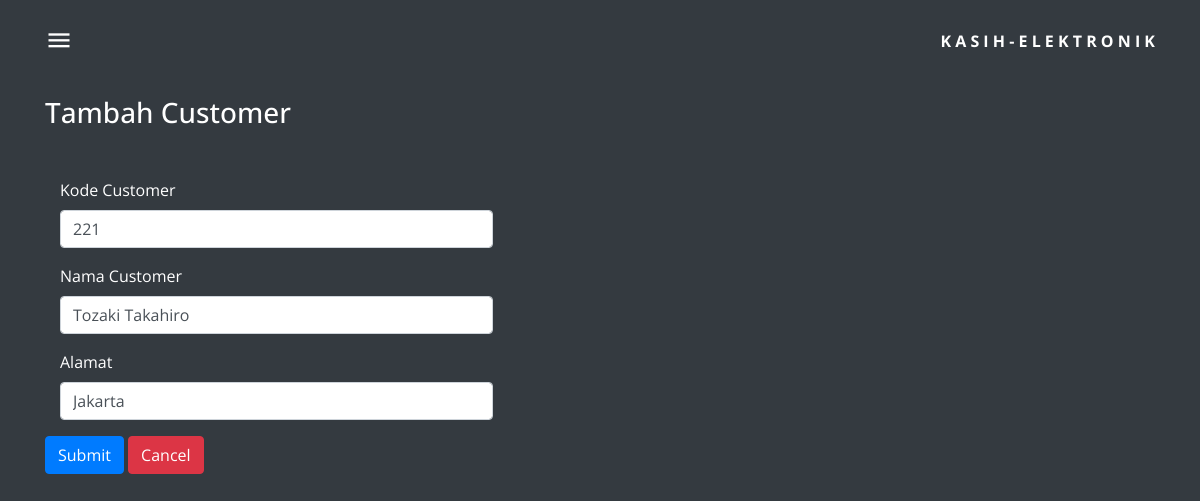
/edit_customer.php?id_customer=221, run on the app's committed database.
### tables this page shows
CREATE TABLE `customer` (
  `id_customer` int(11) NOT NULL,
  `nama_customer` varchar(50) NOT NULL,
  `alamat` text NOT NULL
);

### connection.php (called while the page is built, shortened)
<?php
    class Connection{
        public function get_connection(){
            $host = "localhost";
            $user = "root";
            $password = "";
            $dbname = "tokoelektronik";
            $connect = new mysqli($host, $user, $password, $dbname);
            return $connect;
        }
    }
?>

### model-customer.php (called while the page is built, shortened)
<?php
    include 'connection.php';
    class Model extends Connection
    {
        public function __construct()
        {
            $this->conn = $this->get_connection();
        }
        public function edit($id)
        {
            $sql = "SELECT * FROM customer WHERE id_customer='$id'";
            $bind = $this->conn->query($sql);
            while ($obj = $bind->fetch_object()) {
                $baris = $obj;
            }
            return $baris;
        }
    }

### edit_customer.php (the view, shortened to what this page needs)
<?php
    include 'model-customer.php';
    $id = $_GET['id_customer'];
    $model = new Model();
    $data = $model->edit($id);
?>
<!doctype html>
<html lang="en">
  <head>
    <link rel="stylesheet" href="barang/fonts/icomoon/style.css">
    <link rel="stylesheet" href="barang/css/owl.carousel.min.css">
    <link rel="stylesheet" href="barang/css/bootstrap.min.css">
    <link rel="stylesheet" href="barang/css/style.css">
	<link rel="stylesheet" type="text/css" href="//cdn.datatables.net/1.10.11/css/jquery.dataTables.min.css">
  </head>
  <body class="bg-dark">
      <header class="site-navbar site-navbar-target py-4" role="banner">
        <div class="container">
          <div class="row align-items-center position-relative">
            <div class="col-3 ml-auto text-right order-2">
              <div class="site-logo">
                <a href="index.php" class="font-weight-bold text-white">K a s i h - E l e k t r o n i k</a>
              </div>
            </div>
            <div class="col-9 order-1 text-left mr-auto">
              <span class="d-inline-block d-lg-block"><a href="#" class="text-black site-menu-toggle js-menu-toggle py-5"><span class="icon-menu h3 text-white"></span></a></span>
            </div>
          </div>
        </div>
      </header>
      <div class="hero">
        <div class="col-md-12 col-lg-12 col-sm-12 col-xs-12">
            <div class="white-box">
    <div class="container-fluid">
        <div class="container">
            <br>
            <br>
            <br>
            <br>
            <h3 class="text-white mb-5">Tambah Customer</h3>
            <form action="process_customer.php" method="post" enctype="multipart/form-data">
                <div class="mb-3 col-5">
                    <label for="nama_customer" class="form-label text-white">Kode Customer</label>
                    <input type="text" class="form-control" name="id_customer" value="<?php echo $data->id_customer ?>">
                </div>
                <div class="mb-3 col-5">
                    <label for="nama_customer" class="form-label text-white">Nama Customer</label>
                    <input type="text" class="form-control" name="nama_customer" value="<?php echo $data->nama_customer ?>">
                </div>
                <div class="mb-3 col-5">
                    <label for="alamat" class="form-label text-white">Alamat</label>
                    <input type="text" class="form-control" name="alamat" value="<?php echo $data->alamat ?>">
                </div>
                    <button type="submit" name="edit_customer" class="btn btn-primary">Submit</button>
                    <a class="btn btn-danger" href="customer.php" role="button">Cancel</a>
            </form>
        </div>
    </div>
    </div>
  </div>
</div>
  </body>
</html>

### barang/css/style.css (style rules this page uses)
body { font-family: "Open Sans", -apple-system, BlinkMacSystemFont, "Segoe UI", Roboto, "Helvetica Neue", Arial, "Noto Sans", sans-serif, "Apple Color Emoji", "Segoe UI Emoji", "Segoe UI Symbol", "Noto Color Emoji"; background-color: #fff; height: 200vh; position: relative; }
body:before { content: ""; position: absolute; top: 0; left: 0; right: 0; bottom: 0; background: rgba(0, 0, 0, 0.5); -webkit-transition: .3s all ease; -o-transition: .3s all ease; transition: .3s all ease; opacity: 0; visibility: hidden; z-index: 1; }
h1, h2, h3, h4, h5, h6, .h1, .h2, .h3, .h4, .h5, .h6 { font-family: "Open Sans", -apple-system, BlinkMacSystemFont, "Segoe UI", Roboto, "Helvetica Neue", Arial, "Noto Sans", sans-serif, "Apple Color Emoji", "Segoe UI Emoji", "Segoe UI Symbol", "Noto Color Emoji"; }
a { -webkit-transition: .3s all ease; -o-transition: .3s all ease; transition: .3s all ease; }
a, a:hover { text-decoration: none !important; }
.hero { height: 100vh; width: 100%; background-size: cover; background-position: center center; background-repeat: no-repeat; }
.site-navbar { margin-bottom: 0px; z-index: 1999; position: relative; top: 0; width: 100%; padding: 1rem; position: absolute; }
.site-navbar .site-logo { margin: 0; padding: 0; font-size: 1rem; }
.site-navbar .site-logo a { text-transform: uppercase; color: #000; font-family: "Open Sans", -apple-system, BlinkMacSystemFont, "Segoe UI", Roboto, "Helvetica Neue", Arial, "Noto Sans", sans-serif, "Apple Color Emoji", "Segoe UI Emoji", "Segoe UI Symbol", "Noto Color Emoji"; }

### data on the page
customer: id_customer "221", nama_customer "Tozaki Takahiro", alamat "Jakarta"
